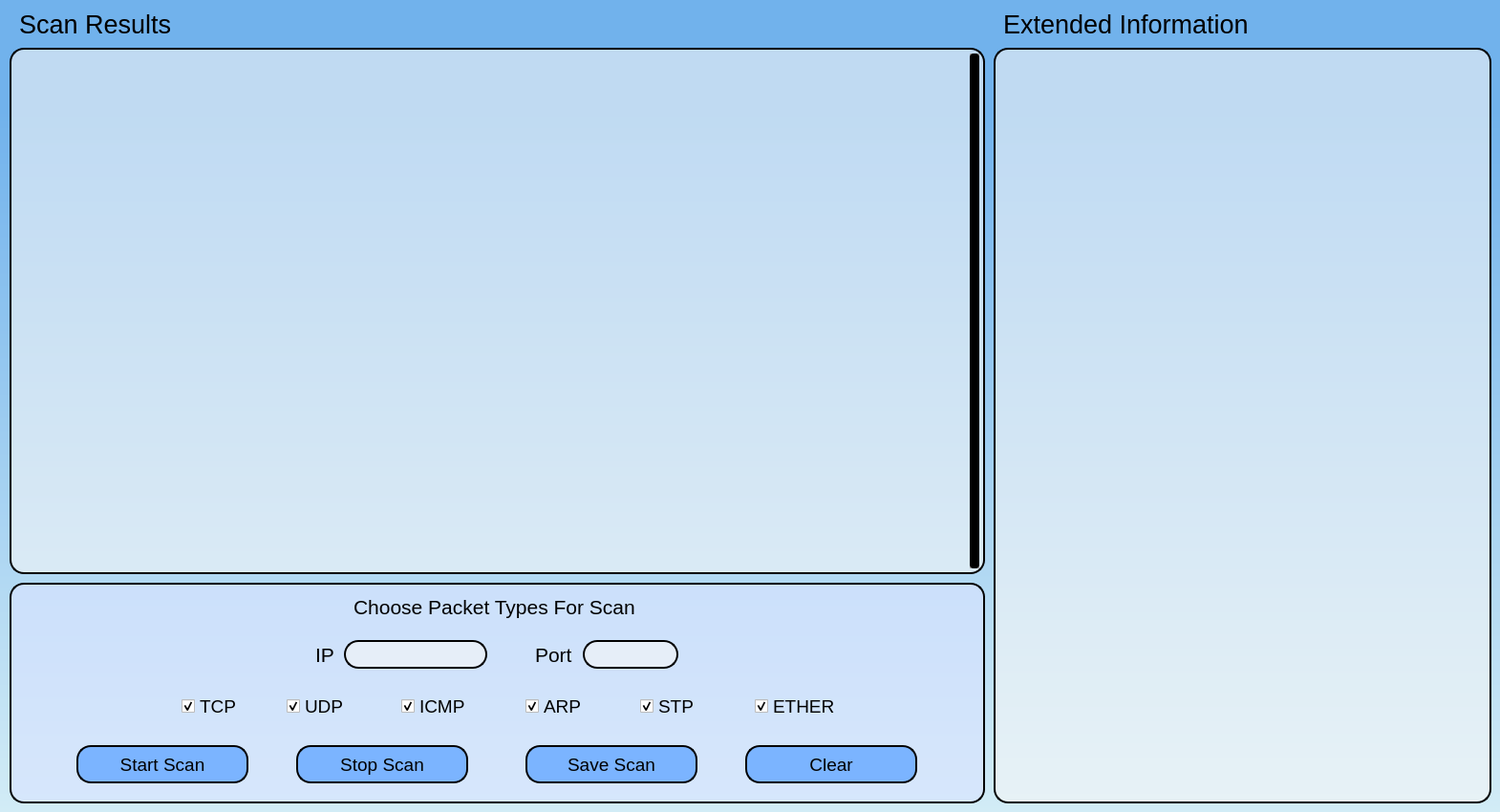
<?xml version="1.0" encoding="UTF-8"?>
<ui version="4.0">
 <class>PacketSniffer</class>
 <widget class="QMainWindow" name="PacketSniffer">
  <property name="geometry">
   <rect>
    <x>0</x>
    <y>0</y>
    <width>1570</width>
    <height>850</height>
   </rect>
  </property>
  <property name="minimumSize">
   <size>
    <width>1570</width>
    <height>850</height>
   </size>
  </property>
  <property name="maximumSize">
   <size>
    <width>1570</width>
    <height>850</height>
   </size>
  </property>
  <property name="windowTitle">
   <string>Packet Sniffer</string>
  </property>
  <property name="styleSheet">
   <string notr="true">QWidget {
	background-color: qlineargradient(spread:pad, x1:0.522364, y1:0.136, x2:0.522, y2:1, stop:0 rgba(113, 178, 236, 255), stop:1 rgba(210, 236, 246, 255));
}

QScrollBar:vertical {
            border: 0px solid #999999;
            background:  rgba(247, 247, 247,150);
            width:10px;    
            margin: 0px 0px 0px 0px;
        }
        QScrollBar::handle:vertical {         
       
            min-height: 100px;
          	border: 0px solid red;
			border-radius: 4px;
			background-color: black;
        }
        QScrollBar::add-line:vertical {       
            height: 0px;
            subcontrol-position: bottom;
            subcontrol-origin: margin;
        }
        QScrollBar::sub-line:vertical {
            height: 0 px;
            subcontrol-position: top;
            subcontrol-origin: margin;
        }</string>
  </property>
  <widget class="QWidget" name="centralwidget">
   <widget class="QListView" name="PacketList">
    <property name="geometry">
     <rect>
      <x>10</x>
      <y>50</y>
      <width>1021</width>
      <height>551</height>
     </rect>
    </property>
    <property name="font">
     <font>
      <pointsize>12</pointsize>
     </font>
    </property>
    <property name="cursor" stdset="0">
     <cursorShape>ArrowCursor</cursorShape>
    </property>
    <property name="styleSheet">
     <string notr="true">background-color: rgba(247, 247, 247,150);
border-radius: 15px;
border-style: outset;
border-width: 2px;
border-radius: 15px;
border-color: black;	
padding: 4px;</string>
    </property>
    <property name="verticalScrollBarPolicy">
     <enum>Qt::ScrollBarAlwaysOn</enum>
    </property>
    <property name="horizontalScrollBarPolicy">
     <enum>Qt::ScrollBarAlwaysOff</enum>
    </property>
    <property name="autoScroll">
     <bool>true</bool>
    </property>
    <property name="editTriggers">
     <set>QAbstractItemView::NoEditTriggers</set>
    </property>
   </widget>
   <widget class="QFrame" name="Frame">
    <property name="geometry">
     <rect>
      <x>10</x>
      <y>610</y>
      <width>1021</width>
      <height>231</height>
     </rect>
    </property>
    <property name="styleSheet">
     <string notr="true">#Frame {
	background-color:rgba(219, 228, 255,160);
	border-radius: 15px;
	border-style: outset;
	border-width: 2px;
	border-radius: 15px;
	border-color: black;	
	padding: 4px;
}

#IPGridLayout {
	background-color: transparent;

}
</string>
    </property>
    <property name="frameShape">
     <enum>QFrame::StyledPanel</enum>
    </property>
    <property name="frameShadow">
     <enum>QFrame::Raised</enum>
    </property>
    <widget class="QLabel" name="FiltherLable">
     <property name="geometry">
      <rect>
       <x>360</x>
       <y>10</y>
       <width>300</width>
       <height>30</height>
      </rect>
     </property>
     <property name="minimumSize">
      <size>
       <width>300</width>
       <height>30</height>
      </size>
     </property>
     <property name="maximumSize">
      <size>
       <width>0</width>
       <height>0</height>
      </size>
     </property>
     <property name="font">
      <font>
       <pointsize>16</pointsize>
      </font>
     </property>
     <property name="styleSheet">
      <string notr="true">background-color:none;
border: none;</string>
     </property>
     <property name="text">
      <string>Choose Packet Types For Scan</string>
     </property>
    </widget>
    <widget class="QCheckBox" name="UDPCheckBox">
     <property name="geometry">
      <rect>
       <x>290</x>
       <y>110</y>
       <width>60</width>
       <height>39</height>
      </rect>
     </property>
     <property name="maximumSize">
      <size>
       <width>60</width>
       <height>60</height>
      </size>
     </property>
     <property name="font">
      <font>
       <pointsize>14</pointsize>
      </font>
     </property>
     <property name="cursor">
      <cursorShape>PointingHandCursor</cursorShape>
     </property>
     <property name="styleSheet">
      <string notr="true">background-color:none;</string>
     </property>
     <property name="text">
      <string>UDP</string>
     </property>
     <property name="checked">
      <bool>true</bool>
     </property>
    </widget>
    <widget class="QCheckBox" name="ICMPCheckBox">
     <property name="geometry">
      <rect>
       <x>410</x>
       <y>110</y>
       <width>80</width>
       <height>39</height>
      </rect>
     </property>
     <property name="maximumSize">
      <size>
       <width>80</width>
       <height>60</height>
      </size>
     </property>
     <property name="font">
      <font>
       <pointsize>14</pointsize>
      </font>
     </property>
     <property name="cursor">
      <cursorShape>PointingHandCursor</cursorShape>
     </property>
     <property name="styleSheet">
      <string notr="true">background-color:none;</string>
     </property>
     <property name="text">
      <string>ICMP</string>
     </property>
     <property name="checked">
      <bool>true</bool>
     </property>
    </widget>
    <widget class="QCheckBox" name="ARPCheckBox">
     <property name="geometry">
      <rect>
       <x>540</x>
       <y>110</y>
       <width>60</width>
       <height>39</height>
      </rect>
     </property>
     <property name="maximumSize">
      <size>
       <width>60</width>
       <height>50</height>
      </size>
     </property>
     <property name="font">
      <font>
       <pointsize>14</pointsize>
      </font>
     </property>
     <property name="cursor">
      <cursorShape>PointingHandCursor</cursorShape>
     </property>
     <property name="styleSheet">
      <string notr="true">background-color:none;</string>
     </property>
     <property name="text">
      <string>ARP</string>
     </property>
     <property name="checked">
      <bool>true</bool>
     </property>
    </widget>
    <widget class="QCheckBox" name="STPCheckBox">
     <property name="geometry">
      <rect>
       <x>660</x>
       <y>110</y>
       <width>60</width>
       <height>39</height>
      </rect>
     </property>
     <property name="maximumSize">
      <size>
       <width>60</width>
       <height>50</height>
      </size>
     </property>
     <property name="font">
      <font>
       <pointsize>14</pointsize>
      </font>
     </property>
     <property name="cursor">
      <cursorShape>PointingHandCursor</cursorShape>
     </property>
     <property name="styleSheet">
      <string notr="true">background-color:none;</string>
     </property>
     <property name="text">
      <string>STP</string>
     </property>
     <property name="checked">
      <bool>true</bool>
     </property>
    </widget>
    <widget class="QCheckBox" name="EtherCheckBox">
     <property name="geometry">
      <rect>
       <x>780</x>
       <y>110</y>
       <width>85</width>
       <height>39</height>
      </rect>
     </property>
     <property name="maximumSize">
      <size>
       <width>85</width>
       <height>50</height>
      </size>
     </property>
     <property name="font">
      <font>
       <pointsize>14</pointsize>
      </font>
     </property>
     <property name="cursor">
      <cursorShape>PointingHandCursor</cursorShape>
     </property>
     <property name="styleSheet">
      <string notr="true">background-color:none;</string>
     </property>
     <property name="text">
      <string>ETHER</string>
     </property>
     <property name="checked">
      <bool>true</bool>
     </property>
    </widget>
    <widget class="QCheckBox" name="TCPCheckBox">
     <property name="enabled">
      <bool>true</bool>
     </property>
     <property name="geometry">
      <rect>
       <x>180</x>
       <y>110</y>
       <width>60</width>
       <height>39</height>
      </rect>
     </property>
     <property name="maximumSize">
      <size>
       <width>60</width>
       <height>60</height>
      </size>
     </property>
     <property name="font">
      <font>
       <pointsize>14</pointsize>
      </font>
     </property>
     <property name="cursor">
      <cursorShape>PointingHandCursor</cursorShape>
     </property>
     <property name="styleSheet">
      <string notr="true">background-color:none;</string>
     </property>
     <property name="text">
      <string>TCP</string>
     </property>
     <property name="checked">
      <bool>true</bool>
     </property>
    </widget>
    <widget class="QPushButton" name="StartScanButton">
     <property name="geometry">
      <rect>
       <x>70</x>
       <y>170</y>
       <width>180</width>
       <height>40</height>
      </rect>
     </property>
     <property name="minimumSize">
      <size>
       <width>180</width>
       <height>40</height>
      </size>
     </property>
     <property name="maximumSize">
      <size>
       <width>0</width>
       <height>0</height>
      </size>
     </property>
     <property name="font">
      <font>
       <pointsize>14</pointsize>
      </font>
     </property>
     <property name="cursor">
      <cursorShape>PointingHandCursor</cursorShape>
     </property>
     <property name="styleSheet">
      <string notr="true">QPushButton {
    background-color: rgb(123, 180, 255);
	border-radius: 15px;
	border-style: outset;
	border-width: 2px;
	border-radius: 15px;
	border-color: black;
	padding: 4px;
}

QPushButton:hover {
    background-color: rgb(171, 201, 255);
    border-radius: 15px;
	border-style: outset;
	border-width: 2px;
	border-radius: 15px;
	border-color: black;
	padding: 4px;
}

QPushButton:pressed {
    background-color: rgb(96, 141, 199);
}</string>
     </property>
     <property name="text">
      <string>Start Scan</string>
     </property>
    </widget>
    <widget class="QPushButton" name="StopScanButton">
     <property name="geometry">
      <rect>
       <x>300</x>
       <y>170</y>
       <width>180</width>
       <height>40</height>
      </rect>
     </property>
     <property name="minimumSize">
      <size>
       <width>180</width>
       <height>40</height>
      </size>
     </property>
     <property name="maximumSize">
      <size>
       <width>0</width>
       <height>0</height>
      </size>
     </property>
     <property name="font">
      <font>
       <pointsize>14</pointsize>
      </font>
     </property>
     <property name="cursor">
      <cursorShape>PointingHandCursor</cursorShape>
     </property>
     <property name="styleSheet">
      <string notr="true">QPushButton {
    background-color: rgb(123, 180, 255);
	border-radius: 15px;
	border-style: outset;
	border-width: 2px;
	border-radius: 15px;
	border-color: black;
	padding: 4px;
}

QPushButton:hover {
    background-color: rgb(171, 201, 255);
    border-radius: 15px;
	border-style: outset;
	border-width: 2px;
	border-radius: 15px;
	border-color: black;
	padding: 4px;
}

QPushButton:pressed {
    background-color: rgb(96, 141, 199);
}</string>
     </property>
     <property name="text">
      <string>Stop Scan</string>
     </property>
    </widget>
    <widget class="QPushButton" name="SaveScanButton">
     <property name="geometry">
      <rect>
       <x>540</x>
       <y>170</y>
       <width>180</width>
       <height>40</height>
      </rect>
     </property>
     <property name="minimumSize">
      <size>
       <width>180</width>
       <height>40</height>
      </size>
     </property>
     <property name="maximumSize">
      <size>
       <width>0</width>
       <height>0</height>
      </size>
     </property>
     <property name="font">
      <font>
       <pointsize>14</pointsize>
      </font>
     </property>
     <property name="cursor">
      <cursorShape>PointingHandCursor</cursorShape>
     </property>
     <property name="styleSheet">
      <string notr="true">QPushButton {
    background-color: rgb(123, 180, 255);
	border-radius: 15px;
	border-style: outset;
	border-width: 2px;
	border-radius: 15px;
	border-color: black;
	padding: 4px;
}

QPushButton:hover {
    background-color: rgb(171, 201, 255);
    border-radius: 15px;
	border-style: outset;
	border-width: 2px;
	border-radius: 15px;
	border-color: black;
	padding: 4px;
}

QPushButton:pressed {
    background-color: rgb(96, 141, 199);
}</string>
     </property>
     <property name="text">
      <string>Save Scan</string>
     </property>
    </widget>
    <widget class="QPushButton" name="ClearButton">
     <property name="geometry">
      <rect>
       <x>770</x>
       <y>170</y>
       <width>180</width>
       <height>40</height>
      </rect>
     </property>
     <property name="minimumSize">
      <size>
       <width>180</width>
       <height>40</height>
      </size>
     </property>
     <property name="maximumSize">
      <size>
       <width>0</width>
       <height>0</height>
      </size>
     </property>
     <property name="font">
      <font>
       <pointsize>14</pointsize>
      </font>
     </property>
     <property name="cursor">
      <cursorShape>PointingHandCursor</cursorShape>
     </property>
     <property name="styleSheet">
      <string notr="true">QPushButton {
    background-color: rgb(123, 180, 255);
	border-radius: 15px;
	border-style: outset;
	border-width: 2px;
	border-radius: 15px;
	border-color: black;
	padding: 4px;
}

QPushButton:hover {
    background-color: rgb(171, 201, 255);
    border-radius: 15px;
	border-style: outset;
	border-width: 2px;
	border-radius: 15px;
	border-color: black;
	padding: 4px;
}

QPushButton:pressed {
    background-color: rgb(96, 141, 199);
}</string>
     </property>
     <property name="text">
      <string>Clear</string>
     </property>
    </widget>
    <widget class="QLineEdit" name="IPLineEdit">
     <property name="geometry">
      <rect>
       <x>350</x>
       <y>60</y>
       <width>150</width>
       <height>30</height>
      </rect>
     </property>
     <property name="minimumSize">
      <size>
       <width>150</width>
       <height>30</height>
      </size>
     </property>
     <property name="maximumSize">
      <size>
       <width>150</width>
       <height>30</height>
      </size>
     </property>
     <property name="font">
      <font>
       <pointsize>12</pointsize>
       <weight>75</weight>
       <bold>true</bold>
      </font>
     </property>
     <property name="styleSheet">
      <string notr="true">background-color: rgba(247, 247, 247,150);
border-radius: 15px;
border-style: outset;
border-width: 2px;
border-radius: 15px;
border-color: black;	
padding: 4px;</string>
     </property>
     <property name="inputMask">
      <string/>
     </property>
     <property name="text">
      <string/>
     </property>
     <property name="echoMode">
      <enum>QLineEdit::Normal</enum>
     </property>
    </widget>
    <widget class="QLabel" name="PortLable">
     <property name="geometry">
      <rect>
       <x>550</x>
       <y>60</y>
       <width>50</width>
       <height>30</height>
      </rect>
     </property>
     <property name="minimumSize">
      <size>
       <width>50</width>
       <height>30</height>
      </size>
     </property>
     <property name="maximumSize">
      <size>
       <width>0</width>
       <height>0</height>
      </size>
     </property>
     <property name="font">
      <font>
       <pointsize>16</pointsize>
      </font>
     </property>
     <property name="styleSheet">
      <string notr="true">background-color:none;
border: none;</string>
     </property>
     <property name="text">
      <string>Port</string>
     </property>
    </widget>
    <widget class="QLineEdit" name="PortLineEdit">
     <property name="geometry">
      <rect>
       <x>600</x>
       <y>60</y>
       <width>100</width>
       <height>30</height>
      </rect>
     </property>
     <property name="sizePolicy">
      <sizepolicy hsizetype="Expanding" vsizetype="Fixed">
       <horstretch>0</horstretch>
       <verstretch>0</verstretch>
      </sizepolicy>
     </property>
     <property name="minimumSize">
      <size>
       <width>100</width>
       <height>30</height>
      </size>
     </property>
     <property name="maximumSize">
      <size>
       <width>100</width>
       <height>30</height>
      </size>
     </property>
     <property name="font">
      <font>
       <pointsize>12</pointsize>
       <weight>75</weight>
       <bold>true</bold>
      </font>
     </property>
     <property name="styleSheet">
      <string notr="true">background-color: rgba(247, 247, 247,150);
border-radius: 15px;
border-style: outset;
border-width: 2px;
border-radius: 15px;
border-color: black;	
padding: 4px;</string>
     </property>
    </widget>
    <widget class="QLabel" name="IPLable">
     <property name="geometry">
      <rect>
       <x>320</x>
       <y>60</y>
       <width>30</width>
       <height>30</height>
      </rect>
     </property>
     <property name="minimumSize">
      <size>
       <width>30</width>
       <height>30</height>
      </size>
     </property>
     <property name="maximumSize">
      <size>
       <width>0</width>
       <height>0</height>
      </size>
     </property>
     <property name="font">
      <font>
       <pointsize>16</pointsize>
      </font>
     </property>
     <property name="styleSheet">
      <string notr="true">background-color:none;
border: none;</string>
     </property>
     <property name="text">
      <string>IP</string>
     </property>
    </widget>
   </widget>
   <widget class="QLabel" name="ExtendedInformationLable">
    <property name="geometry">
     <rect>
      <x>1050</x>
      <y>10</y>
      <width>300</width>
      <height>30</height>
     </rect>
    </property>
    <property name="minimumSize">
     <size>
      <width>300</width>
      <height>30</height>
     </size>
    </property>
    <property name="maximumSize">
     <size>
      <width>300</width>
      <height>30</height>
     </size>
    </property>
    <property name="font">
     <font>
      <pointsize>20</pointsize>
     </font>
    </property>
    <property name="styleSheet">
     <string notr="true">background-color:none;</string>
    </property>
    <property name="text">
     <string>Extended Information</string>
    </property>
   </widget>
   <widget class="QLabel" name="MoreInfoLable">
    <property name="geometry">
     <rect>
      <x>1040</x>
      <y>50</y>
      <width>521</width>
      <height>791</height>
     </rect>
    </property>
    <property name="font">
     <font>
      <pointsize>16</pointsize>
     </font>
    </property>
    <property name="styleSheet">
     <string notr="true">background-color: rgba(247, 247, 247, 150);
border-radius: 15px;
border-style: outset;
border-width: 2px;
border-radius: 15px;
border-color: black;	
padding: 4px;</string>
    </property>
    <property name="text">
     <string/>
    </property>
    <property name="textFormat">
     <enum>Qt::AutoText</enum>
    </property>
    <property name="alignment">
     <set>Qt::AlignLeading|Qt::AlignLeft|Qt::AlignTop</set>
    </property>
    <property name="wordWrap">
     <bool>false</bool>
    </property>
   </widget>
   <widget class="QLabel" name="ScanResultsLable">
    <property name="geometry">
     <rect>
      <x>20</x>
      <y>10</y>
      <width>200</width>
      <height>30</height>
     </rect>
    </property>
    <property name="minimumSize">
     <size>
      <width>200</width>
      <height>30</height>
     </size>
    </property>
    <property name="maximumSize">
     <size>
      <width>200</width>
      <height>30</height>
     </size>
    </property>
    <property name="font">
     <font>
      <family>MS Shell Dlg 2</family>
      <pointsize>20</pointsize>
      <weight>50</weight>
      <bold>false</bold>
     </font>
    </property>
    <property name="styleSheet">
     <string notr="true">background-color:none;</string>
    </property>
    <property name="text">
     <string>Scan Results</string>
    </property>
   </widget>
  </widget>
 </widget>
 <resources/>
 <connections/>
</ui>
